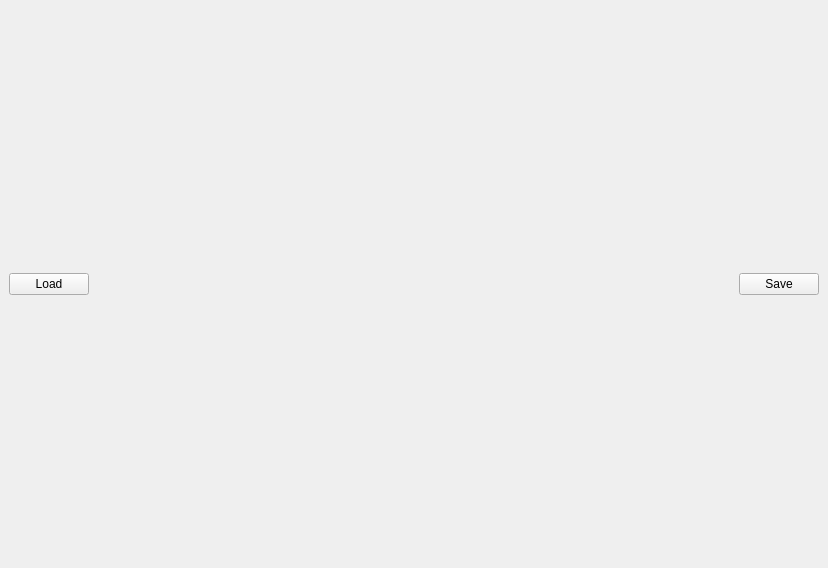
<?xml version="1.0" encoding="UTF-8"?>
<ui version="4.0">
 <class>MainWindow</class>
 <widget class="QMainWindow" name="MainWindow">
  <property name="geometry">
   <rect>
    <x>0</x>
    <y>0</y>
    <width>828</width>
    <height>568</height>
   </rect>
  </property>
  <property name="windowTitle">
   <string>MainWindow</string>
  </property>
  <widget class="QWidget" name="centralwidget">
   <layout class="QGridLayout" name="gridLayout_2">
    <item row="0" column="0">
     <layout class="QHBoxLayout" name="horizontalLayout_2">
      <item>
       <widget class="QPushButton" name="load_button">
        <property name="text">
         <string>Load</string>
        </property>
       </widget>
      </item>
      <item>
       <spacer name="horizontalSpacer">
        <property name="orientation">
         <enum>Qt::Horizontal</enum>
        </property>
        <property name="sizeHint" stdset="0">
         <size>
          <width>40</width>
          <height>20</height>
         </size>
        </property>
       </spacer>
      </item>
      <item>
       <widget class="QPushButton" name="save_button">
        <property name="text">
         <string>Save</string>
        </property>
       </widget>
      </item>
     </layout>
    </item>
    <item row="1" column="0">
     <layout class="QHBoxLayout" name="main_layout"/>
    </item>
   </layout>
  </widget>
 </widget>
 <resources/>
 <connections/>
</ui>
